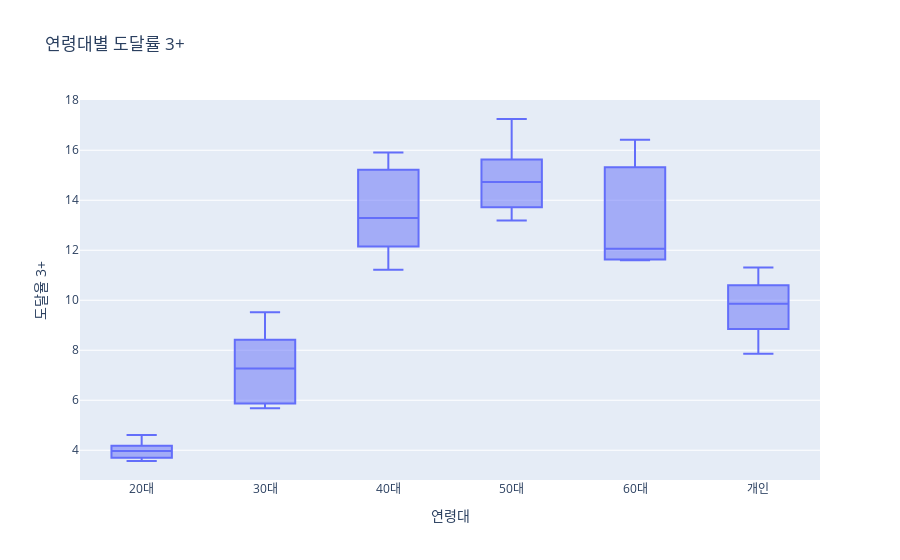

Notebook cell for this chart:
### Code cell
px.box(data_frame=age_df, x='연령대', y='도달율 3+', title="연령대별 도달률 3+")

### Figure 1 — Plotly figure (JSON) as saved in the notebook; plotly's stock layout.template omitted (floating-point values rounded to 4 significant figures)
{"data": [{"alignmentgroup": "True", "hovertemplate": "연령대=%{x}<br>도달율 3+=%{y}<extra></extra>", "legendgroup": "", "marker": {"color": "#636efa"}, "name": "", "notched": false, "offsetgroup": "", "orientation": "v", "showlegend": false, "type": "box", "x": ["20대", "20대", "20대", "20대", "20대", "20대", "30대", "30대", "30대", "30대", "30대", "30대", "40대", "40대", "40대", "40대", "40대", "40대", "50대", "50대", "50대", "50대", "50대", "50대", "60대", "60대", "60대", "60대", "60대", "60대", "개인", "개인", "개인", "개인", "개인", "개인"], "x0": " ", "xaxis": "x", "y": [3.8, 4.14, 4.18, 3.57, 4.61, 3.7, 5.87, 8.42, 9.52, 6.55, 7.99, 5.68, 11.22, 14.11, 15.91, 12.48, 15.22, 12.15, 13.19, 14.3, 15.17, 13.72, 17.25, 15.63, 11.63, 11.79, 12.33, 11.6, 15.32, 16.42, 7.86, 9.64, 10.6, 8.85, 11.31, 10.09], "y0": " ", "yaxis": "y"}], "layout": {"boxmode": "group", "legend": {"tracegroupgap": 0}, "title": {"text": "연령대별 도달률 3+"}, "xaxis": {"anchor": "y", "domain": [0, 1], "title": {"text": "연령대"}}, "yaxis": {"anchor": "x", "domain": [0, 1], "title": {"text": "도달율 3+"}}}}
